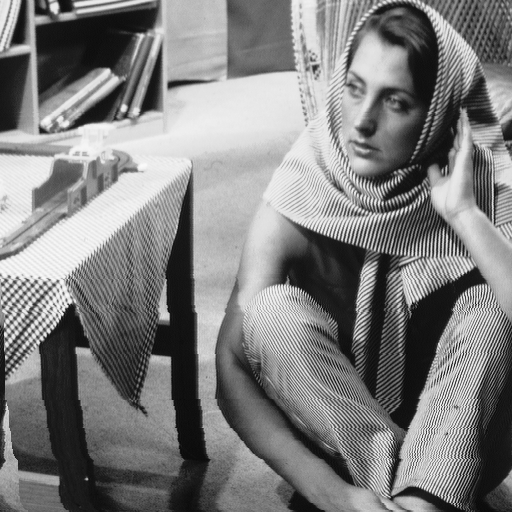
#> input picture src/barbara_gray.bmp, 512 x 512 px
$ jupyter execute Affinity.ipynb
#> lines starting #> are read from the running program, lines starting #| are printed output that depends on the picture
[cell 1]
import numpy as np
import matplotlib.pyplot as plt

[cell 2]
def rectangle(x=0, y=0, width=1, length=1, step=.1, cetner=False):
#> called with x = 2, y = 3, width = 10, length = 20, step = 0.1, cetner = False
    if cetner:
        x = -1*int(width/2)
        y = -1*int(length/2)
    step_inv = int(1 / step)
    vertices = [(x, y), (x + width, y), (x + width, y + length), (x, y + length)]
    # Generate the points along the edges of the square
    points = []
    for i in range(len(vertices)):
        x1, y1 = vertices[i]
        x2, y2 = vertices[(i + 1) % len(vertices)]
        if x1 == x2:  # Vertical edge
            points.extend([(x1, y * step, 1) for y in range(min(y1, y2)*step_inv, max(y1, y2)*step_inv + 1, 1)])
        else:  # Horizontal edge
            points.extend([(x * step, y1, 1) for x in range(min(x1, x2)*step_inv, max(x1, x2)*step_inv + 1, 1)])
    # Separate the x and y coordinates
    x_coords, y_coords, _ = zip(*points)
    return points, x_coords, y_coords

[cell 3]
def affinity(points, a11, a12, a21, a22, tx=0, ty=0):
#> called with a11 = 2, a12 = 1, a21 = 1, a22 = 3, tx = 0, ty = 0
    transform_point = []
    iso_mat = np.array([
        [a11,   a12,         tx],
        [a21,   a22,         ty],
        [0,     0,           1]
    ])
    for point in points:
        transform_point.append(iso_mat @ np.array(point).T)
    x_coords, y_coords, _ = zip(*transform_point)
    return transform_point, x_coords, y_coords

def affinity2(points, theta, phi, lambda1, lambda2, tx=0, ty=0):
#> called with theta = 0, phi = 30, lambda1 = 1, lambda2 = 2, tx = 0, ty = 0
    D = np.array([
        [lambda1, 0],
        [0, lambda2]
    ])
    A = R(theta) @ R(-phi) @ D @ R(phi)
    aff_mat = np.array([
        [A[0][0], A[0][1], tx],
        [A[1][0], A[1][1], ty],
        [0,       0,        1]
    ])
    transform_point = []
    for point in points:
        transform_point.append(aff_mat @ np.array(point).T)
    x_coords, y_coords, _ = zip(*transform_point)
    return transform_point, x_coords, y_coords

def R(angle):
    angle = np.pi * angle / 180
    R = np.array([
        [np.cos(angle), -1*np.sin(angle)],
        [np.sin(angle), np.cos(angle)]
    ])
    return R

[cell 4]
fig, ax = plt.subplots()


points, x_coords, y_coords = rectangle(x=2, y=3, width=10, length=20, cetner=False)
ax.scatter(x_coords, y_coords, marker='.', color='b')

points2, x_coords2, y_coords2 = affinity(points, a11=2, a12=1, a21=1, a22=3, tx=0, ty=0)
# ax.scatter(x_coords2, y_coords2, marker='.', color='r')

points2, x_coords2, y_coords2 = affinity2(points, theta=0, phi=30, lambda1=1, lambda2=2, tx=0, ty=0)
ax.scatter(x_coords2, y_coords2, marker='.', color='orange')


# Set the axis limits
xlim = 50
ylim = 50
ax.set_xlim(min(x_coords) - xlim, max(x_coords) + xlim)
ax.set_ylim(min(y_coords) - ylim, max(y_coords) + ylim)
# Set the axis labels
ax.set_xlabel('X-axis')
ax.set_ylabel('Y-axis')
# Display the grid
ax.grid(True)
ax.axhline(y=0, color='k')
ax.axvline(x=0, color='k')
ax.set_aspect('equal', adjustable='box')
plt.show()
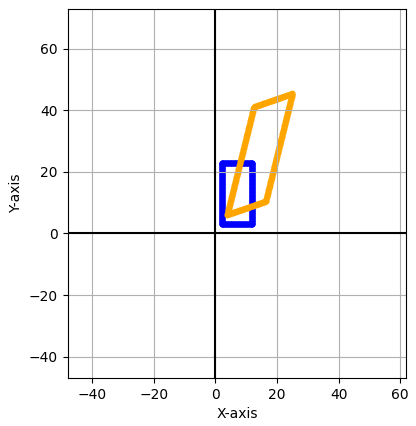
#> figure drawn by matplotlib, 1 panel

[cell 5]
fig, ax = plt.subplots()


points, x_coords, y_coords = rectangle(width=10, length=20, cetner=True)
ax.scatter(x_coords, y_coords, marker='.', color='b')

points2, x_coords2, y_coords2 = affinity(points, a11=2, a12=1, a21=1, a22=3, tx=0, ty=0)
# ax.scatter(x_coords2, y_coords2, marker='.', color='r')

points2, x_coords2, y_coords2 = affinity2(points, theta=0, phi=30, lambda1=1, lambda2=2, tx=0, ty=0)
ax.scatter(x_coords2, y_coords2, marker='.', color='orange')

# Set the axis limits
xlim = 50
ylim = 50
ax.set_xlim(min(x_coords) - xlim, max(x_coords) + xlim)
ax.set_ylim(min(y_coords) - ylim, max(y_coords) + ylim)
# Set the axis labels
ax.set_xlabel('X-axis')
ax.set_ylabel('Y-axis')
# Display the grid
ax.grid(True)
ax.axhline(y=0, color='k')
ax.axvline(x=0, color='k')
ax.set_aspect('equal', adjustable='box')
plt.show()
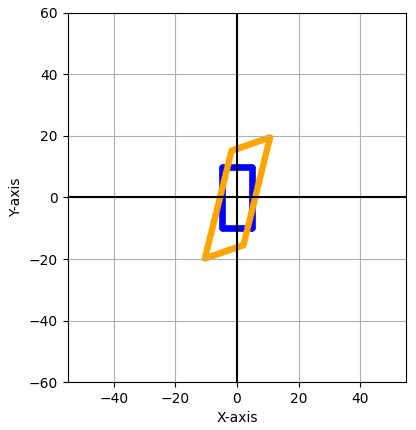
#> figure drawn by matplotlib, 1 panel

[cell 6]
def affinity(point, theta, phi, lambda1, lambda2, tx=0, ty=0):
    D = np.array([
        [lambda1, 0],
        [0, lambda2]
    ])
    A = R(theta) @ R(-phi) @ D @ R(phi)
    aff_mat = np.array([
        [A[0][0], A[0][1], tx],
        [A[1][0], A[1][1], ty],
        [0,       0,        1]
    ])
    transform_point=aff_mat @ np.array(point).T
    return transform_point

def R(angle):
    angle = np.pi * angle / 180
    R = np.array([
        [np.cos(angle), -1*np.sin(angle)],
        [np.sin(angle), np.cos(angle)]
    ])
    return R

[cell 7]
import cv2
im = cv2.imread('../src/barbara_gray.bmp', cv2.IMREAD_GRAYSCALE)
#> im is the input picture: shape (512, 512); min 7, max 250, mean 126.6
print(im.shape)
#| (512, 512)
print(im)
#> (printed output is left out)

[cell 8]
new_img_type = []
for i in range(512):
    for j in range(512):
        new_point = affinity([i,j,1], theta=45, phi=30, lambda1=1, lambda2=2, tx=0, ty=0)
        i_new = int(new_point[0])
        j_new = int(new_point[1])
        new_img_type.append([i_new, j_new, im[i][j]])
#> after the loop, new_img_type = 262144 items
new_img_type = np.array(new_img_type)
X, Y, C = zip(*new_img_type)
#> X = 262144 items; Y = 262144 items; C = 262144 items
X -= np.min(X)
Y -= np.min(Y)
X_clipped = np.clip(X, 0, 255 - 1)
Y_clipped = np.clip(Y, 0, 255 - 1)
matrix_shape = (np.max(X) + 1, np.max(Y) + 1)
#> matrix_shape = (771, 1397)
result_matrix = np.zeros(matrix_shape)
result_matrix[X, Y] = C
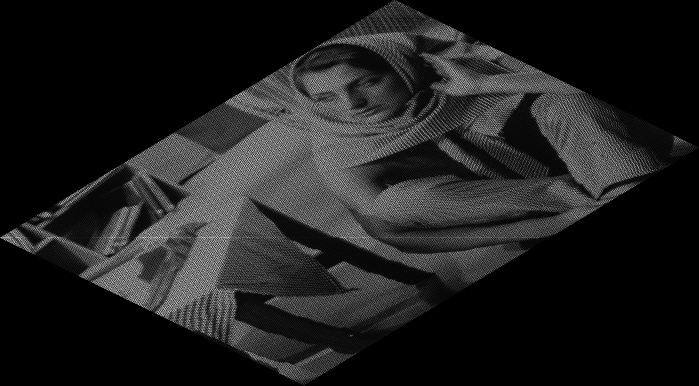
#> result_matrix: shape (771, 1397) float64 (shown at 1/2 size); min 0, max 250, mean 30.8


plt.imshow(result_matrix, cmap='gray', vmin=0, vmax=255)
plt.show()
